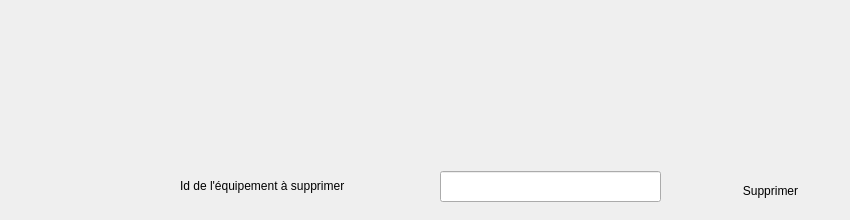
        <widget class="QWidget" name="tab_20">
         <attribute name="title">
          <string>Supprimer un équipement</string>
         </attribute>
         <widget class="QLabel" name="label_46">
          <property name="geometry">
           <rect>
            <x>180</x>
            <y>160</y>
            <width>271</width>
            <height>51</height>
           </rect>
          </property>
          <property name="styleSheet">
           <string notr="true">font: 10pt &quot;MS Shell Dlg 2&quot;;
background-color: transparent;
background: none;
border: none;
background-repeat: none;</string>
          </property>
          <property name="text">
           <string>Id de l'équipement à supprimer</string>
          </property>
         </widget>
         <widget class="QLineEdit" name="idE_supp_2">
          <property name="geometry">
           <rect>
            <x>440</x>
            <y>171</y>
            <width>221</width>
            <height>31</height>
           </rect>
          </property>
         </widget>
         <widget class="QPushButton" name="supprimerE_2">
          <property name="geometry">
           <rect>
            <x>700</x>
            <y>170</y>
            <width>141</width>
            <height>41</height>
           </rect>
          </property>
          <property name="styleSheet">
           <string notr="true">font: 10pt &quot;MS Shell Dlg 2&quot;;
background-color: transparent;
background: none;
border: none;
background-repeat: none;
border-image: url(:/new/prefix1/buttons_PNG167.png);</string>
          </property>
          <property name="text">
           <string>Supprimer</string>
          </property>
         </widget>
        </widget>
